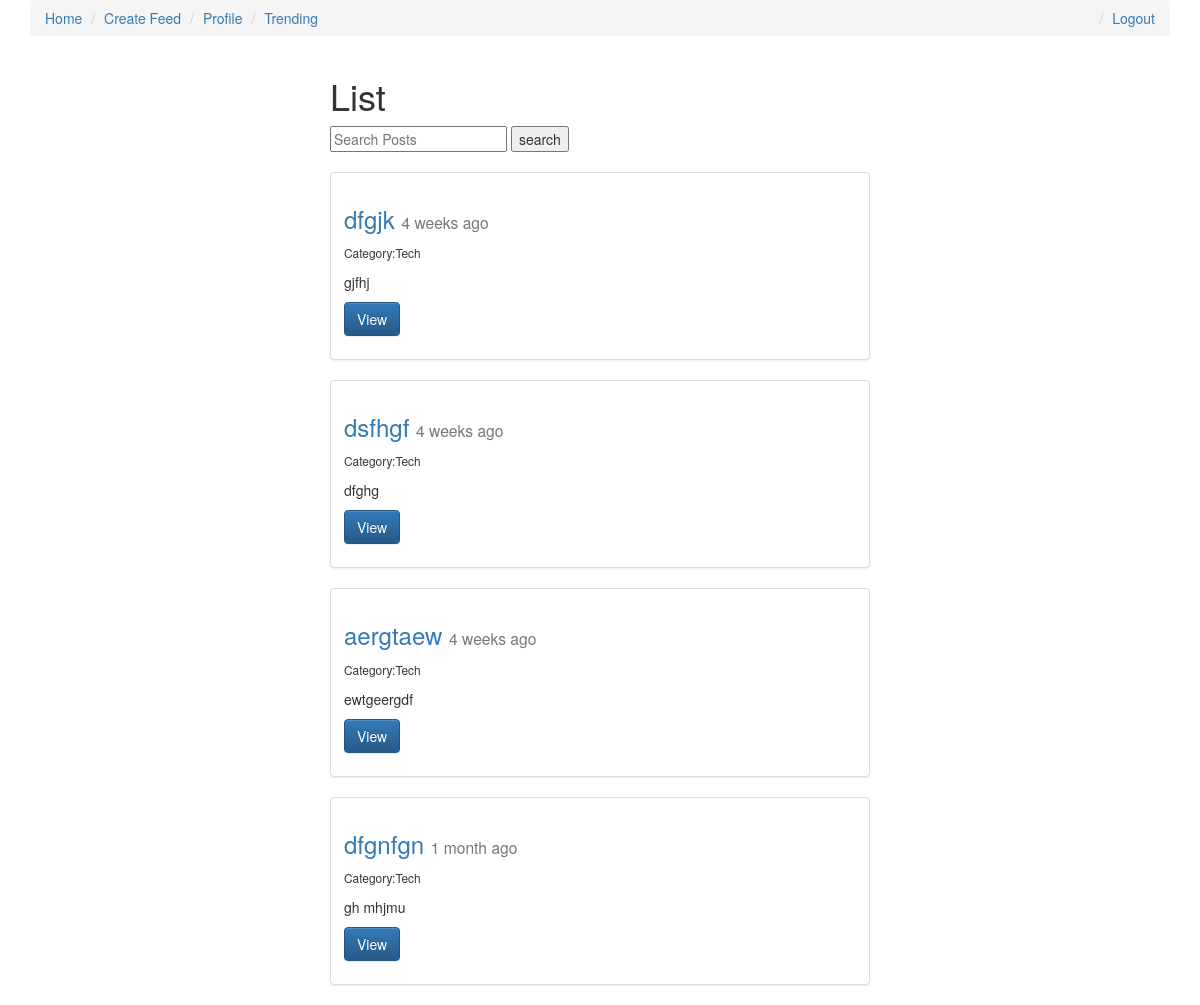
The app's page / (signed in), older data.
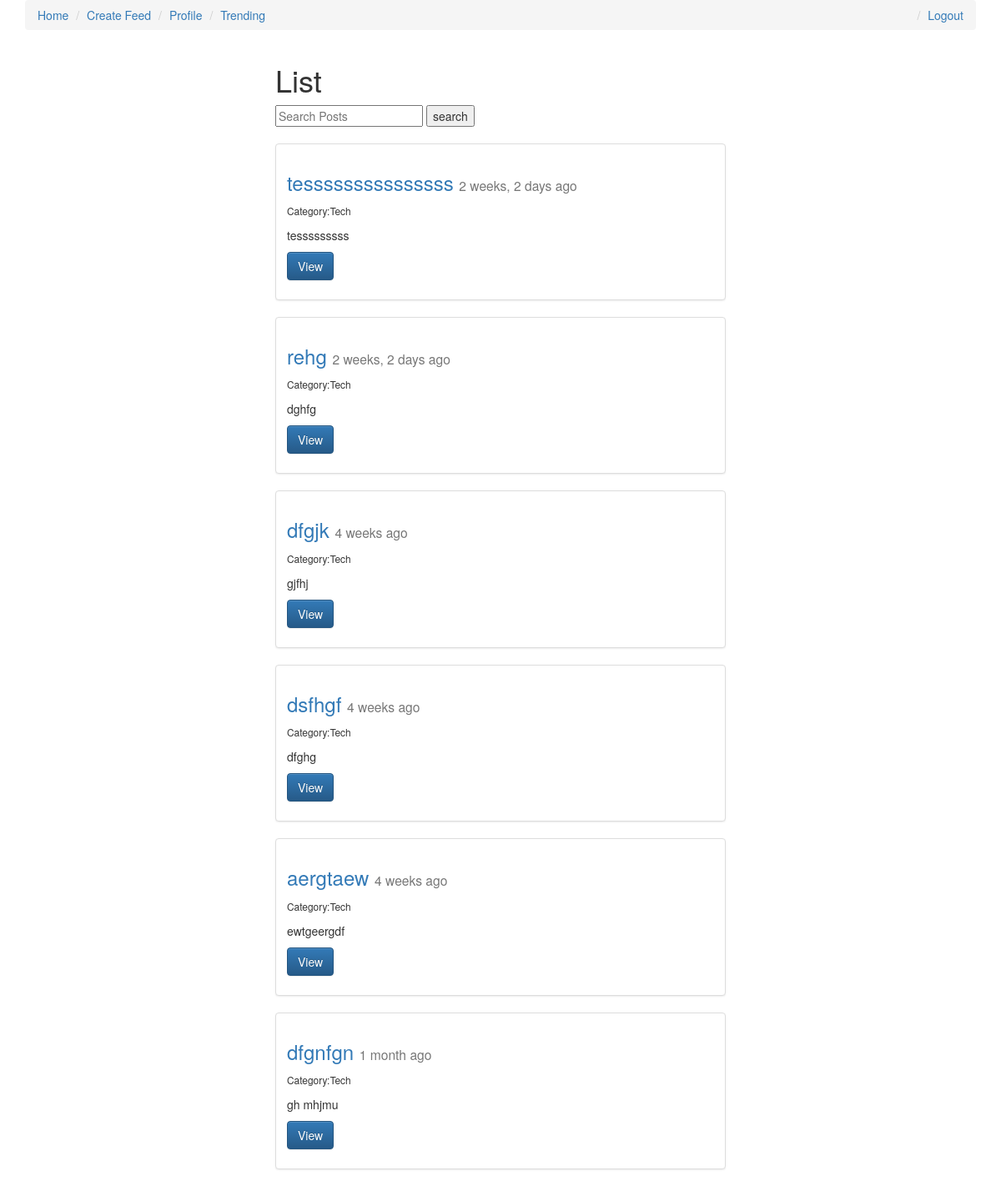
The same page, newer data.
### posts/models.py (models this page shows, shortened)
class Post(models.Model):
    CATEGORY_CHOICES = (
        ('Tech', 'Tech'),
        ('Sports', 'Sports'),
        ('Fashion', 'Fashion'),
        ('Food', 'Food'),
    )
    user = models.ForeignKey(settings.AUTH_USER_MODEL,default=1,on_delete=models.CASCADE)
    title = models.CharField(max_length=120)
    image = models.ImageField(upload_to=upload_location,
        null=True,
        blank=True,
        width_field="width_field",
        height_field="height_field")
    height_field = models.IntegerField(default=0)
    width_field = models.IntegerField(default=0)
    category = models.CharField(max_length=128,choices=CATEGORY_CHOICES)
    content = models.TextField()
    updated = models.DateTimeField(auto_now=True, auto_now_add=False)
    timestamp = models.DateTimeField(auto_now=False, auto_now_add=True)
    likes = models.ManyToManyField(settings.AUTH_USER_MODEL,blank=True,related_name='post_likes')
    def get_absolute_url(self):
        return "/%s/" %(self.id)

### posts/views.py (the view)
# urls.py: path('', views.post_latest, name='post_latest'),
def post_latest(request):
    if request.user.is_authenticated:
        username = request.user.username
        obj = UsersCategories.objects.filter(user=username)
        queryset1 = Post.objects.none()
        for i in obj:
            queryset2 = Post.objects.filter(category=i.category)
            queryset1 = (queryset1 | queryset2)
        query = request.GET.get("q")
        if query:
            queryset1=queryset1.filter(
                Q(title__icontains=query)|
                Q(content__icontains=query)
            ).distinct()
        context = {
            "object_list": queryset1.order_by('-timestamp'),
            "title": "List"
        }
        return render(request, "post_list.html", context)
    else:
        return redirect("login/")

### templates/post_list.html (shortened to what this page needs)
{% extends "base.html" %}
{% block content %}
<div class='col-sm-6 col-sm-offset-3'>
    <h1>{{ title }}</h1>
<form method="get" action="">
    <input type="text" name="q" placeholder="Search Posts" value="{{ request.GET.q }}"/>
    <input type="submit" value="search"/>
</form>
<br/>
{% for obj in object_list %}
<div class="row">
  <div class="col-sm-12">
    <div class="thumbnail">
      <div class="caption">
        <h3><a href='{{ obj.get_absolute_url }}'>{{ obj.title }}</a> <small>{{ obj.timestamp|timesince }} ago</small> </h3>
        <p><small>Category:{{ obj.category }} </small></p>
        <p>{{ obj.content|linebreaks|truncatechars:120 }}</p>
        <p><a href="{{ obj.get_absolute_url }}" class="btn btn-primary" role="button">View</a></p>
      </div></div></div><hr/></div>
{% endfor %}
</div>
{% endblock content %}

### templates/base.html (shortened to what this page needs)
<!DOCTYPE html>
<html lang="en">
<head>
<link rel="stylesheet" href="https://maxcdn.bootstrapcdn.com/bootstrap/3.3.6/css/bootstrap.min.css">
<link rel="stylesheet" href="https://maxcdn.bootstrapcdn.com/bootstrap/3.3.6/css/bootstrap-theme.min.css">
</head>
<body>
<div class="container">
<ol class='breadcrumb'>
    {% if not request.user.is_authenticated %}
        <li class='pull-left'><a href='{% url "login_view" %}'> Login</a></li>
        <li><a href='{% url "register_view" %}'>Register</a> </li>
    {% else %}
        <li><a href="/">Home</a> </li>
        <li ><a href='{% url "post_create" %}'>Create Feed</a> </li>
        <li ><a href='{% url "select_category" %}'>Profile</a> </li>
        <li ><a href='{% url "post_popular" %}'>Trending</a> </li>
    <li class='pull-right'><a href='{% url "logout_view" %}'>Logout</a> </li>
    {% endif %}
</ol>
    {% block content %}
    {% endblock content %}
</div>
</body>
</html>

Row changes from the older to the newer data that the page shows:
added Post: title "tesssssssssssssss", timestamp "2 weeks, 2 days", category "Tech", content "tesssssssss"
added Post: title "rehg", timestamp "2 weeks, 2 days", category "Tech", content "dghfg"
